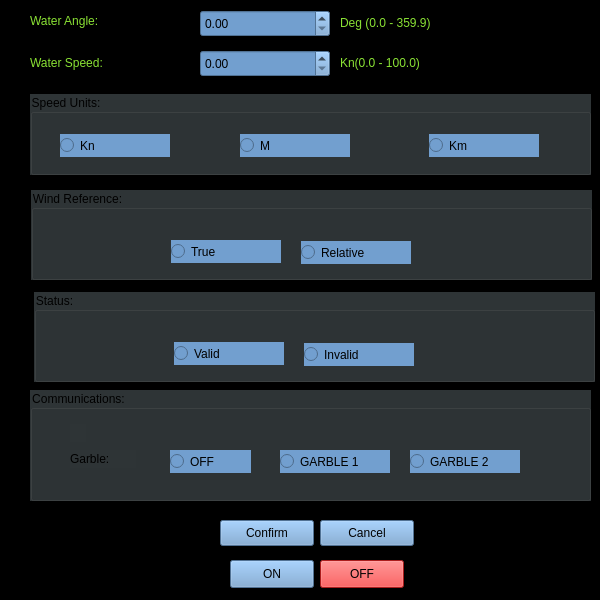
<?xml version="1.0" encoding="UTF-8"?>
<ui version="4.0">
 <class>MWV</class>
 <widget class="QFrame" name="MWV">
  <property name="geometry">
   <rect>
    <x>0</x>
    <y>0</y>
    <width>600</width>
    <height>600</height>
   </rect>
  </property>
  <property name="windowTitle">
   <string>Frame</string>
  </property>
  <property name="styleSheet">
   <string notr="true">background-color: rgb(0, 0, 0);</string>
  </property>
  <widget class="QGroupBox" name="topBox">
   <property name="geometry">
    <rect>
     <x>30</x>
     <y>390</y>
     <width>561</width>
     <height>111</height>
    </rect>
   </property>
   <property name="styleSheet">
    <string notr="true">background-color: rgb(136, 138, 133);
background-color: rgb(46, 52, 54);</string>
   </property>
   <property name="title">
    <string>Communications:</string>
   </property>
   <widget class="QLabel" name="label_5">
    <property name="geometry">
     <rect>
      <x>40</x>
      <y>34</y>
      <width>16</width>
      <height>18</height>
     </rect>
    </property>
    <property name="text">
     <string/>
    </property>
   </widget>
   <widget class="QLabel" name="label_6">
    <property name="geometry">
     <rect>
      <x>40</x>
      <y>60</y>
      <width>66</width>
      <height>18</height>
     </rect>
    </property>
    <property name="text">
     <string>Garble:</string>
    </property>
   </widget>
   <widget class="QRadioButton" name="radioButton_26">
    <property name="geometry">
     <rect>
      <x>140</x>
      <y>60</y>
      <width>81</width>
      <height>23</height>
     </rect>
    </property>
    <property name="styleSheet">
     <string notr="true">background-color: rgb(114, 159, 207);</string>
    </property>
    <property name="text">
     <string>OFF</string>
    </property>
   </widget>
   <widget class="QRadioButton" name="radioButton_27">
    <property name="geometry">
     <rect>
      <x>380</x>
      <y>60</y>
      <width>110</width>
      <height>23</height>
     </rect>
    </property>
    <property name="styleSheet">
     <string notr="true">background-color: rgb(114, 159, 207);</string>
    </property>
    <property name="text">
     <string>GARBLE 2</string>
    </property>
   </widget>
   <widget class="QRadioButton" name="radioButton_28">
    <property name="geometry">
     <rect>
      <x>250</x>
      <y>60</y>
      <width>110</width>
      <height>23</height>
     </rect>
    </property>
    <property name="styleSheet">
     <string notr="true">background-color: rgb(114, 159, 207);</string>
    </property>
    <property name="text">
     <string>GARBLE 1</string>
    </property>
   </widget>
  </widget>
  <widget class="QGroupBox" name="groupBox_4">
   <property name="geometry">
    <rect>
     <x>34</x>
     <y>292</y>
     <width>561</width>
     <height>90</height>
    </rect>
   </property>
   <property name="styleSheet">
    <string notr="true">background-color: rgb(136, 138, 133);
background-color: rgb(46, 52, 54);</string>
   </property>
   <property name="title">
    <string>Status:</string>
   </property>
   <widget class="QRadioButton" name="status_Valid">
    <property name="geometry">
     <rect>
      <x>140</x>
      <y>50</y>
      <width>110</width>
      <height>23</height>
     </rect>
    </property>
    <property name="styleSheet">
     <string notr="true">background-color: rgb(114, 159, 207);</string>
    </property>
    <property name="text">
     <string>Valid</string>
    </property>
   </widget>
   <widget class="QRadioButton" name="status_Invalid">
    <property name="geometry">
     <rect>
      <x>270</x>
      <y>51</y>
      <width>110</width>
      <height>23</height>
     </rect>
    </property>
    <property name="styleSheet">
     <string notr="true">background-color: rgb(114, 159, 207);</string>
    </property>
    <property name="text">
     <string>Invalid</string>
    </property>
   </widget>
  </widget>
  <widget class="QLabel" name="label">
   <property name="geometry">
    <rect>
     <x>30</x>
     <y>12</y>
     <width>90</width>
     <height>18</height>
    </rect>
   </property>
   <property name="text">
    <string>&lt;html&gt;&lt;head/&gt;&lt;body&gt;&lt;p&gt;&lt;span style=&quot; color:#8ae234;&quot;&gt;Water Angle:&lt;/span&gt;&lt;/p&gt;&lt;/body&gt;&lt;/html&gt;</string>
   </property>
  </widget>
  <widget class="QPushButton" name="MWV_confirm">
   <property name="geometry">
    <rect>
     <x>220</x>
     <y>520</y>
     <width>94</width>
     <height>26</height>
    </rect>
   </property>
   <property name="styleSheet">
    <string notr="true">background-color: rgb(114, 159, 207);</string>
   </property>
   <property name="text">
    <string>Confirm</string>
   </property>
  </widget>
  <widget class="QPushButton" name="MWV_cancel">
   <property name="geometry">
    <rect>
     <x>320</x>
     <y>520</y>
     <width>94</width>
     <height>26</height>
    </rect>
   </property>
   <property name="styleSheet">
    <string notr="true">background-color: rgb(114, 159, 207);</string>
   </property>
   <property name="text">
    <string>Cancel</string>
   </property>
  </widget>
  <widget class="QLabel" name="label_2">
   <property name="geometry">
    <rect>
     <x>30</x>
     <y>53</y>
     <width>90</width>
     <height>20</height>
    </rect>
   </property>
   <property name="text">
    <string>&lt;html&gt;&lt;head/&gt;&lt;body&gt;&lt;p&gt;&lt;span style=&quot; color:#8ae234;&quot;&gt;Water Speed:&lt;/span&gt;&lt;/p&gt;&lt;/body&gt;&lt;/html&gt;</string>
   </property>
  </widget>
  <widget class="QDoubleSpinBox" name="waterSpeed">
   <property name="geometry">
    <rect>
     <x>200</x>
     <y>50</y>
     <width>130</width>
     <height>27</height>
    </rect>
   </property>
   <property name="styleSheet">
    <string notr="true">background-color: rgb(114, 159, 207);</string>
   </property>
   <property name="maximum">
    <double>100.000000000000000</double>
   </property>
  </widget>
  <widget class="QLabel" name="label_3">
   <property name="geometry">
    <rect>
     <x>340</x>
     <y>14</y>
     <width>120</width>
     <height>18</height>
    </rect>
   </property>
   <property name="text">
    <string>&lt;html&gt;&lt;head/&gt;&lt;body&gt;&lt;p&gt;&lt;span style=&quot; color:#8ae234;&quot;&gt;Deg (0.0 - 359.9)&lt;/span&gt;&lt;/p&gt;&lt;/body&gt;&lt;/html&gt;</string>
   </property>
  </widget>
  <widget class="QGroupBox" name="groupBox">
   <property name="geometry">
    <rect>
     <x>30</x>
     <y>94</y>
     <width>561</width>
     <height>81</height>
    </rect>
   </property>
   <property name="styleSheet">
    <string notr="true">background-color: rgb(136, 138, 133);
background-color: rgb(46, 52, 54);</string>
   </property>
   <property name="title">
    <string>Speed Units:</string>
   </property>
   <widget class="QRadioButton" name="rb_Kn">
    <property name="geometry">
     <rect>
      <x>30</x>
      <y>40</y>
      <width>110</width>
      <height>23</height>
     </rect>
    </property>
    <property name="styleSheet">
     <string notr="true">background-color: rgb(114, 159, 207);</string>
    </property>
    <property name="text">
     <string>Kn</string>
    </property>
   </widget>
   <widget class="QRadioButton" name="rb_kmph">
    <property name="geometry">
     <rect>
      <x>399</x>
      <y>40</y>
      <width>110</width>
      <height>23</height>
     </rect>
    </property>
    <property name="styleSheet">
     <string notr="true">background-color: rgb(114, 159, 207);</string>
    </property>
    <property name="text">
     <string>Km</string>
    </property>
   </widget>
   <widget class="QRadioButton" name="rb_mps">
    <property name="geometry">
     <rect>
      <x>210</x>
      <y>40</y>
      <width>110</width>
      <height>23</height>
     </rect>
    </property>
    <property name="styleSheet">
     <string notr="true">background-color: rgb(114, 159, 207);</string>
    </property>
    <property name="text">
     <string>M</string>
    </property>
   </widget>
  </widget>
  <widget class="QLabel" name="label_4">
   <property name="geometry">
    <rect>
     <x>340</x>
     <y>54</y>
     <width>110</width>
     <height>18</height>
    </rect>
   </property>
   <property name="text">
    <string>&lt;html&gt;&lt;head/&gt;&lt;body&gt;&lt;p&gt;&lt;span style=&quot; color:#8ae234;&quot;&gt;Kn(0.0 - 100.0)&lt;/span&gt;&lt;/p&gt;&lt;/body&gt;&lt;/html&gt;</string>
   </property>
  </widget>
  <widget class="QGroupBox" name="groupBox_3">
   <property name="geometry">
    <rect>
     <x>31</x>
     <y>190</y>
     <width>561</width>
     <height>90</height>
    </rect>
   </property>
   <property name="styleSheet">
    <string notr="true">background-color: rgb(136, 138, 133);
background-color: rgb(46, 52, 54);</string>
   </property>
   <property name="title">
    <string>Wind Reference:</string>
   </property>
   <widget class="QRadioButton" name="wind_RefTrue">
    <property name="geometry">
     <rect>
      <x>140</x>
      <y>50</y>
      <width>110</width>
      <height>23</height>
     </rect>
    </property>
    <property name="styleSheet">
     <string notr="true">background-color: rgb(114, 159, 207);</string>
    </property>
    <property name="text">
     <string>True</string>
    </property>
   </widget>
   <widget class="QRadioButton" name="wind_RefRelative">
    <property name="geometry">
     <rect>
      <x>270</x>
      <y>51</y>
      <width>110</width>
      <height>23</height>
     </rect>
    </property>
    <property name="styleSheet">
     <string notr="true">background-color: rgb(114, 159, 207);</string>
    </property>
    <property name="text">
     <string>Relative</string>
    </property>
   </widget>
  </widget>
  <widget class="QDoubleSpinBox" name="waterAngle">
   <property name="geometry">
    <rect>
     <x>200</x>
     <y>10</y>
     <width>130</width>
     <height>27</height>
    </rect>
   </property>
   <property name="styleSheet">
    <string notr="true">background-color: rgb(114, 159, 207);</string>
   </property>
   <property name="maximum">
    <double>360.000000000000000</double>
   </property>
  </widget>
  <widget class="QPushButton" name="pushButton">
   <property name="geometry">
    <rect>
     <x>230</x>
     <y>560</y>
     <width>84</width>
     <height>28</height>
    </rect>
   </property>
   <property name="styleSheet">
    <string notr="true">background-color: rgb(114, 159, 207);</string>
   </property>
   <property name="text">
    <string>ON</string>
   </property>
  </widget>
  <widget class="QPushButton" name="pushButton_3">
   <property name="geometry">
    <rect>
     <x>320</x>
     <y>560</y>
     <width>84</width>
     <height>28</height>
    </rect>
   </property>
   <property name="styleSheet">
    <string notr="true">background-color: rgb(239, 41, 41);</string>
   </property>
   <property name="text">
    <string>OFF</string>
   </property>
  </widget>
 </widget>
 <resources/>
 <connections/>
</ui>
